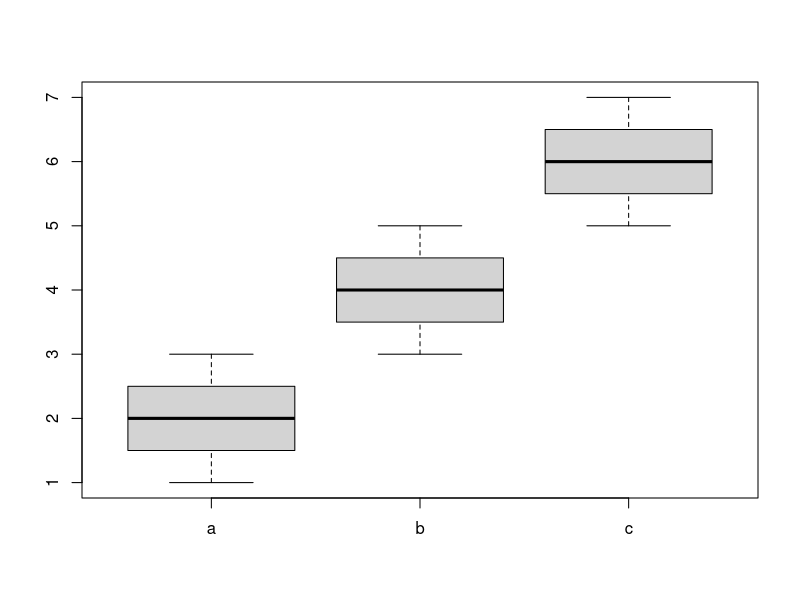

R code for this plot:
## ---- chunk 1
knitr::opts_chunk$set(echo = TRUE)
## ---- chunk 2
# measurements for three conditions
a=c(3,2,1)
b=c(5,3,4)
c=c(5,6,7)

anova_mat = cbind(a,b,c)  # combine the data into a 3x3 matrix
anova_mat                 # take a look at the matrix

boxplot(as.data.frame(anova_mat)) # plot it as a data frame
## ---- chunk 3
# overall mean of the data
anova_mat_mean = mean(anova_mat)

# total variation = sum of squared deviations 
#                   of each data point from the overall mean
SST = sum((anova_mat - anova_mat_mean)**2)
SST
## ---- chunk 4
# total degrees of freedom = (# of data points) - 1
SST_df = length(anova_mat)-1
SST_df

## ---- chunk 5
anova_mat_col_mean = colMeans(anova_mat)
anova_mat_col_mean

SSW=0
for ( i in 1:nrow(anova_mat)) {
  SSW = SSW + sum((anova_mat[i,]-anova_mat_col_mean)**2)
}
SSW
## ---- chunk 6
SSW_df = ncol(anova_mat)*(nrow(anova_mat)-1)
SSW_df
## ---- chunk 7
SSB = 0

for ( i in 1:length(anova_mat_col_mean)) {
 SSB = SSB + (nrow(anova_mat)*(anova_mat_col_mean[i]-anova_mat_mean)^2)
}
SSB
## ---- chunk 8
SSB_df = ncol(anova_mat)-1
SSB_df
## ---- chunk 9
# F statistic
Fstat = (SSB/SSB_df) / (SSW/SSW_df)  # (24/2) / (6/6)
Fstat

# p-value - note that df(between) comes before df(within)
pf(Fstat, 2, 6, lower.tail = F)  # df1 = df(B) = 2; df2 = df(W) = 6 
## ---- chunk 10
library(reshape2)

# we use the melt function to reshape the data frame into three columns:
# Var1 = the three groups, indexed as 1, 2, 3
# Var2 = the three groups, indexed by their variable name
# value = the value of each data point
anova_mat.melt = melt(anova_mat)
anova_mat.melt  # look at this new data structure

# look at the result of the ANOVA command `aov`
# the formula syntax evaluates the values in response to the factors (groups a,b,c)
aov(anova_mat.melt$value ~ anova_mat.melt$Var2)

# applying the summary function to the aov output also gives the F-stat and p-value
summary(aov(anova_mat.melt$value ~ anova_mat.melt$Var2))
